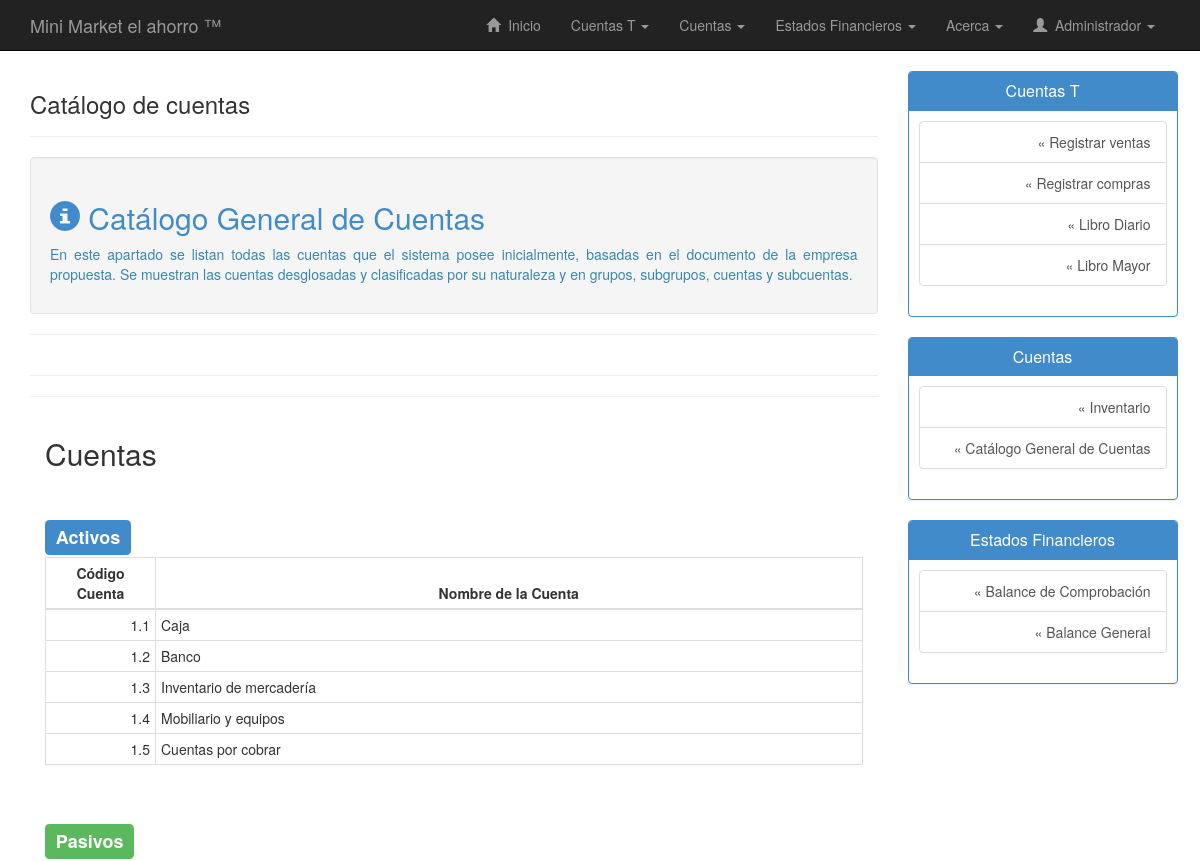
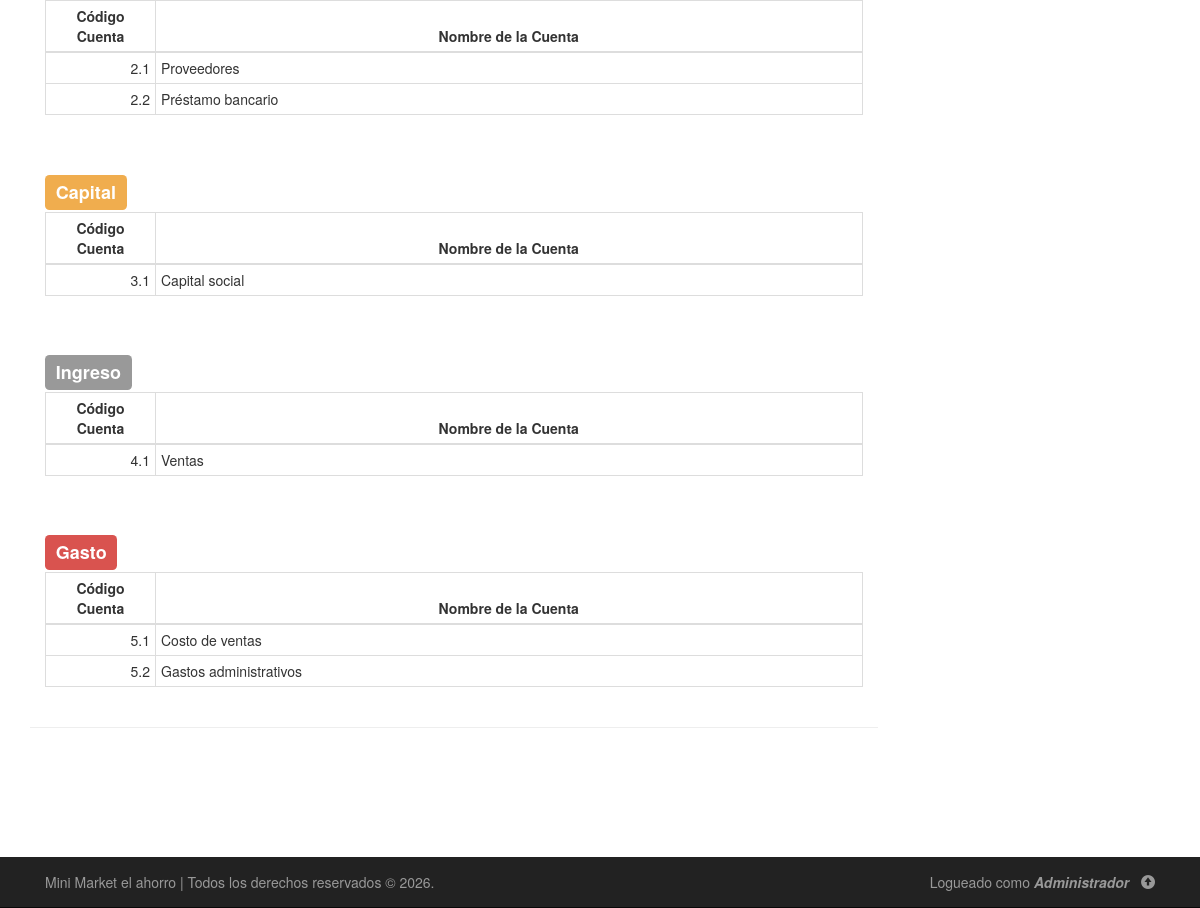
Screenshot of /php/catalogo-cuentas.php (signed in) with the database file from the repository (2 pictures, top to bottom).
### tables this page shows
CREATE TABLE `cuentas` (
  `codigo_cuenta` varchar(20) NOT NULL,
  `subgrupo` varchar(20) DEFAULT NULL,
  `nombre_cuenta` varchar(50) NOT NULL,
  `tiene_subcuenta` enum('Si','No') NOT NULL,
  `descripcion_cuenta` varchar(255) DEFAULT NULL,
  `saldo_debe` double NOT NULL,
  `saldo_haber` double NOT NULL
);

### php/catalogo-cuentas.php (the view, shortened to what this page needs)
<!DOCTYPE html>
<html lang="es">
<head>
        <link rel="stylesheet" type="text/css" href="../css/bootstrap.min.css"/>
        <link rel="stylesheet" type="text/css" href="../css/estilos.css"/>
</head>
<body>
    <?php include("nav.php"); ?>
    <div class="container" id="contenido">
        <div class="row row-offcanvas row-offcanvas-right">
            <div class="col-xs-12 col-sm-9">
                <div class="page-header">
                    <h3>Catálogo de cuentas</h3>
                </div>
                <div class="container">
                    <div class="row">
                        <div class="col-lg-12 well">
                            <h2 class="text-primary"><span class="glyphicon glyphicon-info-sign"></span> Catálogo General de Cuentas</h2>
                            <p align="justify" class="text-info">
                                En este apartado se listan todas las cuentas que el sistema posee inicialmente, basadas en el documento de la empresa propuesta. Se muestran las cuentas desglosadas y clasificadas por su naturaleza y en grupos, subgrupos, cuentas y subcuentas.
                            </p>
                        </div>
                        <hr>
                    </div>
                </div>
                <hr>
                <hr>
                <div class="container">
                    <div class="row">
                        <div class="col-lg-12">
                            <h2>Cuentas</h2>
                            <br>
                            <h3><span class="label label-primary">Activos</span></h3>
                            <?php
                                $consulta = "SELECT * FROM cuentas WHERE codigo_cuenta LIKE '1%'";
                                $ejecutar_consulta = $conexion->query($consulta);
                                echo "<div>";
                                echo "<table class='table table-hover table-condensed table-bordered text-left'>";
                                echo "<thead>";
                                echo "<tr>";
                                echo "<th width='110px' class='text-center'>Código Cuenta</th>";
                                echo "<th class='text-center'>Nombre de la Cuenta</th>";
                                echo "</tr>";
                                echo "</thead>";
                                echo "<tbody>";
                                while($registro = $ejecutar_consulta->fetch_assoc()){
                                    echo "<tr>";
                                    echo "<td class='text-right'>".utf8_encode($registro["codigo_cuenta"])."</td>";
                                    echo "<td>".utf8_encode($registro["nombre_cuenta"])."</td>";
                                    echo "</tr>";
                                }
                                echo "</tbody>";
                                echo "</table>";
                                echo "</div>";
                            ?>
                        </div>
                    </div>
                    <div class="row">
                        <div class="col-lg-12">
                            <br>
                            <h3><span class="label label-success">Pasivos</span></h3>
                            <?php
                                $consulta = "SELECT * FROM cuentas WHERE codigo_cuenta LIKE '2%'";
                                $ejecutar_consulta = $conexion->query($consulta);
                                echo "<div>";
                                echo "<table class='table table-hover table-condensed table-bordered text-left'>";
                                echo "<thead>";
                                echo "<tr>";
                                echo "<th width='110px' class='text-center'>Código Cuenta</th>";
                                echo "<th class='text-center'>Nombre de la Cuenta</th>";
                                echo "</tr>";
                                echo "</thead>";
                                echo "<tbody>";
                                while($registro = $ejecutar_consulta->fetch_assoc()){
                                    echo "<tr>";
                                    echo "<td class='text-right'>".utf8_encode($registro["codigo_cuenta"])."</td>";
                                    echo "<td>".utf8_encode($registro["nombre_cuenta"])."</td>";
                                    echo "</tr>";
                                }
                                echo "</tbody>";
                                echo "</table>";
                                echo "</div>";
                            ?>
                        </div>
                    </div>
                    <div class="row">
                        <div class="col-lg-12">
                            <br>
                            <h3><span class="label label-warning">Capital</span></h3>
                            <?php
                                $consulta = "SELECT * FROM cuentas WHERE codigo_cuenta LIKE '3%'";
                                $ejecutar_consulta = $conexion->query($consulta);
                                echo "<div>";
                                echo "<table class='table table-hover table-condensed table-bordered text-left'>";
                                echo "<thead>";
                                echo "<tr>";
                                echo "<th width='110px' class='text-center'>Código Cuenta</th>";
                                echo "<th class='text-center'>Nombre de la Cuenta</th>";
                                echo "</tr>";
                                echo "</thead>";
                                echo "<tbody>";
                                while($registro = $ejecutar_consulta->fetch_assoc()){
                                    echo "<tr>";
                                    echo "<td class='text-right'>".utf8_encode($registro["codigo_cuenta"])."</td>";
                                    echo "<td>".utf8_encode($registro["nombre_cuenta"])."</td>";
                                    echo "</tr>";
                                }
                                echo "</tbody>";
                                echo "</table>";
                                echo "</div>";
                            ?>
                        </div>
                    </div>
                    <div class="row">
                        <div class="col-lg-12">
                            <br>
                            <h3><span class="label label-default">Ingreso</span></h3>
                            <?php
                                $consulta = "SELECT * FROM cuentas WHERE codigo_cuenta LIKE '4%'";
                                $ejecutar_consulta = $conexion->query($consulta);
                                echo "<div>";
                                echo "<table class='table table-hover table-condensed table-bordered text-left'>";
                                echo "<thead>";
                                echo "<tr>";
                                echo "<th width='110px' class='text-center'>Código Cuenta</th>";
                                echo "<th class='text-center'>Nombre de la Cuenta</th>";
                                echo "</tr>";
                                echo "</thead>";
                                echo "<tbody>";
                                while($registro = $ejecutar_consulta->fetch_assoc()){
                                    echo "<tr>";
                                    echo "<td class='text-right'>".utf8_encode($registro["codigo_cuenta"])."</td>";
                                    echo "<td>".utf8_encode($registro["nombre_cuenta"])."</td>";
                                    echo "</tr>";
                                }
                                echo "</tbody>";
                                echo "</table>";
                                echo "</div>";
                            ?>
                        </div>
                    </div>
                    <div class="row">
                        <div class="col-lg-12">
                            <br>
                            <h3><span class="label label-danger">Gasto</span></h3>
                            <?php
                                $consulta = "SELECT * FROM cuentas WHERE codigo_cuenta LIKE '5%'";
                                $ejecutar_consulta = $conexion->query($consulta);
                                echo "<div>";
                                echo "<table class='table table-hover table-condensed table-bordered text-left'>";
                                echo "<thead>";
                                echo "<tr>";
                                echo "<th width='110px' class='text-center'>Código Cuenta</th>";
                                echo "<th class='text-center'>Nombre de la Cuenta</th>";
                                echo "</tr>";
                                echo "</thead>";
                                echo "<tbody>";
                                while($registro = $ejecutar_consulta->fetch_assoc()){
                                    echo "<tr>";
                                    echo "<td class='text-right'>".utf8_encode($registro["codigo_cuenta"])."</td>";
                                    echo "<td>".utf8_encode($registro["nombre_cuenta"])."</td>";
                                    echo "</tr>";
                                }
                                echo "</tbody>";
                                echo "</table>";
                                echo "</div>";
                            ?>
                        </div>
                    </div>
                </div>
                <hr>
            </div>
            <?php include("sidebar.php"); ?>
        </div>
    </div>
        <?php include("footer.php"); ?>
</body>
</html>

### css/estilos.css (style rules this page uses)
body { background: #fff; margin-bottom: 80px; }
.page-header { margin-top: 0; }
#contenido { padding-bottom: 80px; }
table { background: #FFF; }

### rows the page displays
cuentas: codigo_cuenta "1.1", nombre_cuenta "Caja"
cuentas: codigo_cuenta "1.2", nombre_cuenta "Banco"
cuentas: codigo_cuenta "1.3", nombre_cuenta "Inventario de mercadería"
cuentas: codigo_cuenta "1.4", nombre_cuenta "Mobiliario y equipos"
cuentas: codigo_cuenta "1.5", nombre_cuenta "Cuentas por cobrar"
cuentas: codigo_cuenta "2.1", nombre_cuenta "Proveedores"
cuentas: codigo_cuenta "2.2", nombre_cuenta "Préstamo bancario"
cuentas: codigo_cuenta "3.1", nombre_cuenta "Capital social"
cuentas: codigo_cuenta "4.1", nombre_cuenta "Ventas"
cuentas: codigo_cuenta "5.1", nombre_cuenta "Costo de ventas"
cuentas: codigo_cuenta "5.2", nombre_cuenta "Gastos administrativos"

### other values shown
$_SESSION['usuario'] "Administrador"
$_SESSION["usuario"] "Administrador"
